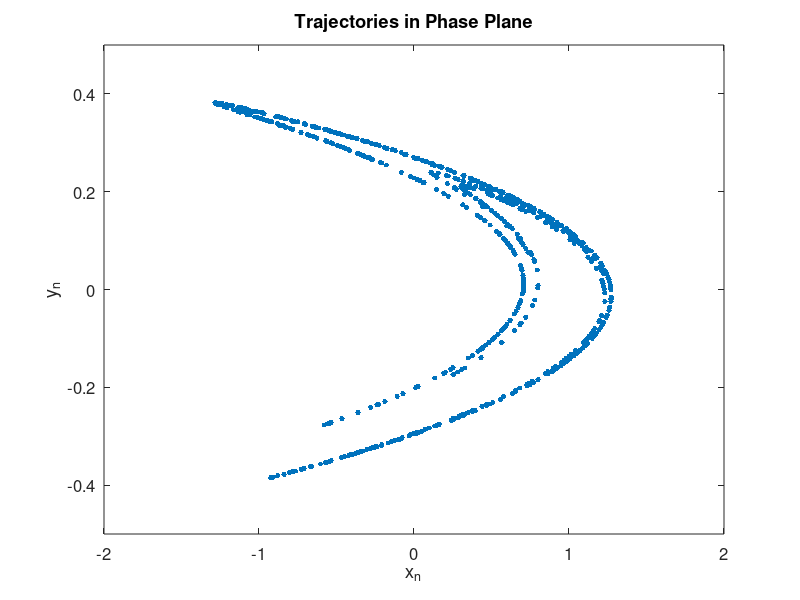
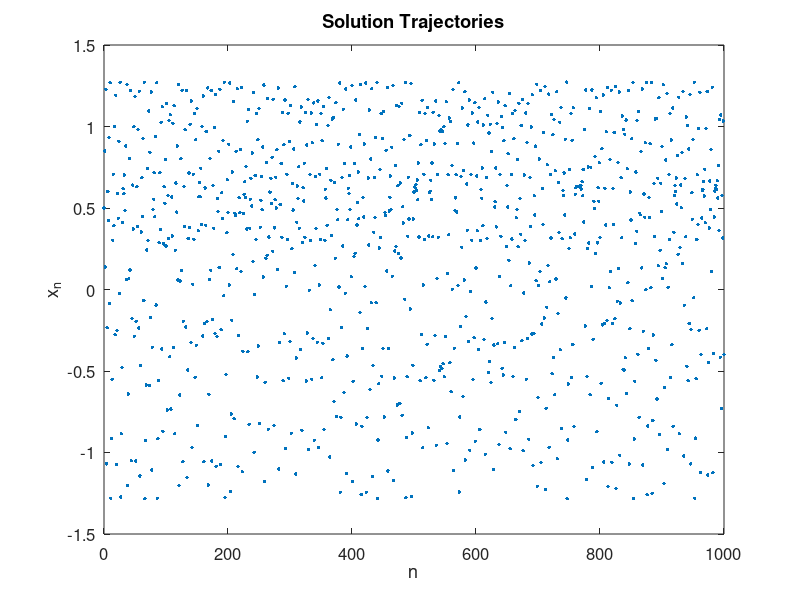

MATLAB code to generate these figures, in order:
%% KYA314 - Assignment 1, Q5de
% simulate the Henon Map for given values of alpha and beta
clear;
close all;
clc;

% define map
f=@(x,p) [1-p(1).*x(1,:).^2+x(2,:);
          p(2).*x(1,:)];

%% Period 8 solution
% set parameters
alpha = 1.25;
beta = 0.3;
p = [alpha;beta];
Nsteps = 1000;
x0 = 0.5;
y0 = 0.2;
xtemp = [x0;y0];

% create empty solution vector 
xtraj = NaN(2,Nsteps+1);
xtraj(:,1) = xtemp;

% iterate map
for i = 1:Nsteps
    xtemp = f(xtemp,p);
    xtraj(:,i+1) = xtemp;
end

% plot solution
figure(1); clf;
plot(xtraj(1,200:end),xtraj(2,200:end),'.','MarkerSize',12,'Linewidth',3)
axis([-2 2 -0.5 0.5])
set(gca,'FontSize',12)
xlabel('x_n')
ylabel('y_n')
title("Trajectories in Phase Plane")

figure(2); clf;
plot(linspace(0,Nsteps,Nsteps+1),xtraj(1,:),'.','MarkerSize',8,'Linewidth',3)
xlim([0 1000])
set(gca,'FontSize',12)
xlabel('n')
ylabel('x_n')
title("Solution Trajectories")
%% Chaos
% set parameters
alpha = 1.4;
beta = 0.3;
p = [alpha;beta];
Nsteps = 1000;
x0 = 0.5;
y0 = 0.2;
xtemp = [x0;y0];

% create empty solution vector 
xtraj = NaN(2,Nsteps+1);
xtraj(:,1) = xtemp;

% iterate map
for i = 1:Nsteps
    xtemp = f(xtemp,p);
    xtraj(:,i+1) = xtemp;
end

% plot solution
figure(1); clf;
plot(xtraj(1,200:end),xtraj(2,200:end),'.','MarkerSize',12,'Linewidth',3)
axis([-2 2 -0.5 0.5])
set(gca,'FontSize',12)
xlabel('x_n')
ylabel('y_n')
title("Trajectories in Phase Plane")

figure(2); clf;
plot(linspace(0,Nsteps,Nsteps+1),xtraj(1,:),'.','MarkerSize',8,'Linewidth',3)
xlim([0 1000])
set(gca,'FontSize',12)
xlabel('n')
ylabel('x_n')
title("Solution Trajectories")